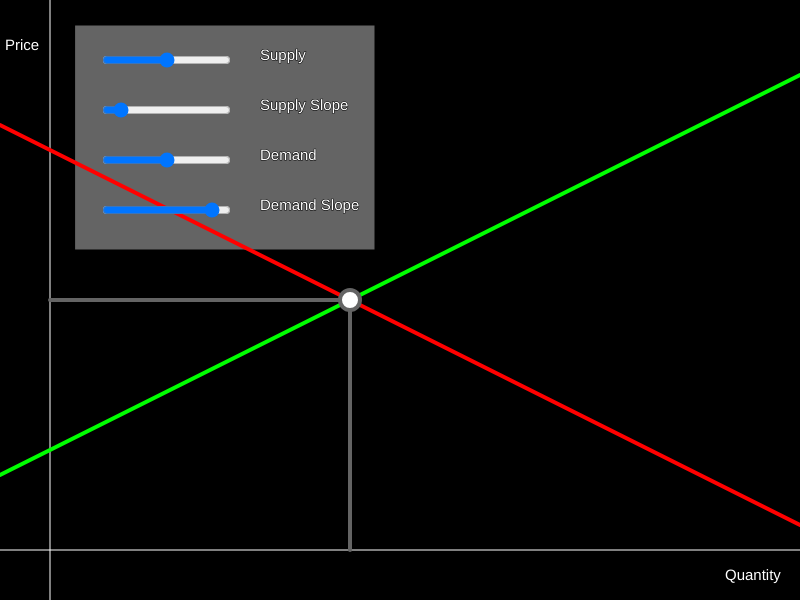
Frame 1 (no input)
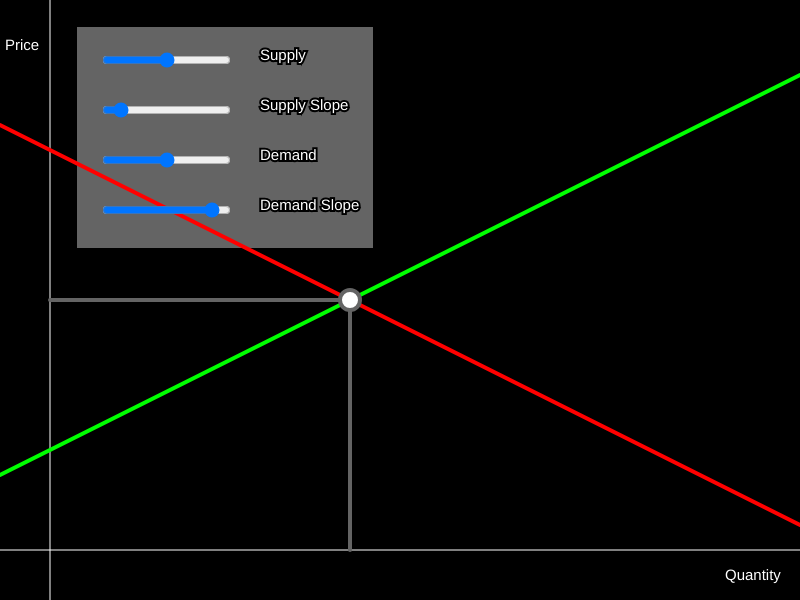
Frame 60 (no input)
Frame 120 (the mouse pressed at the canvas centre since frame 60): identical to frame 60, image omitted

The p5.js sketch that drew these frames (run headless with seeded random() and noise() and a simulated clock; from frame 60 on, the mouse is pressed at the canvas centre):

// p5.js sketch
// ── sketch.js
let scale = 5
let graph_width = 160
let graph_height = 120
let graph_margin = 10

let width = graph_width * scale
let height = graph_height * scale
let axisMargin = graph_margin * scale
let xAxisY = height - axisMargin

var supplyLine, demandLine
var supplySlider, supplySlopeSlider, demandSlider, demandSlopeSlider

function setup() {
  createCanvas(width, height);
  textSize(15)

  supplySlider = createSlider(0 - 2*graph_height, 2*graph_height, 0)
  supplySlider.position(2 * axisMargin, axisMargin)
  supplySlopeSlider = createSlider(0, 5, 0.5, 0.1)
  supplySlopeSlider.position(2 * axisMargin, 2 * axisMargin)
  demandSlider = createSlider(0 - 2*graph_height, 2*graph_height, 0)
  demandSlider.position(2 * axisMargin, 3 * axisMargin)
  demandSlopeSlider = createSlider(-5, 0, -0.5, 0.1)
  demandSlopeSlider.position(2 * axisMargin, 4 * axisMargin)

  supplyLine = new Line(0.5, 20)
  demandLine = new Line(-0.5, 80)
}

function draw() {
  background(0);

  fill(100, 100, 100);
  stroke(0, 0, 0);
  rect(1.5 * axisMargin, 0.5 * axisMargin, 6 * axisMargin, 4.5 * axisMargin)

  supplyOffset = supplySlider.value()
  supplySlope = supplySlopeSlider.value()
  demandOffset = demandSlider.value()
  demandSlope = demandSlopeSlider.value()

  fill(255, 255, 255);
  text("Supply", 5.2 * axisMargin, axisMargin + 10)
  text("Supply Slope", 5.2 * axisMargin, 2 * axisMargin + 10)
  text("Demand", 5.2 * axisMargin, 3 * axisMargin + 10)
  text("Demand Slope", 5.2 * axisMargin, 4 * axisMargin + 10)

  text("Quantity", width - 1.5 * axisMargin, height - 0.4 * axisMargin)
  text("Price", 0.1 * axisMargin, axisMargin)

  // Draw axes
  stroke(255);
  strokeWeight(1);
  line(axisMargin, 0, axisMargin, height)
  line(0, xAxisY, width, xAxisY)

  strokeWeight(4);
  // Draw supply line
  stroke(0, 255, 0)
  supplyLine.slope = supplySlope
  supplyLine.offset = supplyOffset
  line(0, xAxisY - (scale * supplyLine.getY(0 - graph_margin)), width, xAxisY - (scale * supplyLine.getY(graph_width - graph_margin)))

  // Draw demand line
  stroke(255, 0, 0)
  demandLine.slope = demandSlope
  demandLine.offset = demandOffset
  line(0, xAxisY - (scale * demandLine.getY(0 - graph_margin)), width, xAxisY - (scale * demandLine.getY(graph_width - graph_margin)))

  var intersection_x = axisMargin + (scale * demandLine.intersect(supplyLine))
  var intersection_y = xAxisY - (scale * demandLine.getY(demandLine.intersect(supplyLine)))

  stroke(100, 100, 100)
  line(intersection_x, xAxisY, intersection_x, intersection_y)
  line(axisMargin, intersection_y, intersection_x, intersection_y)
  ellipse(intersection_x, intersection_y, 20, 20)
}

class Line {
  constructor(slope, intercept){
    this.slope = slope
    this.intercept = intercept
    this.offset = 0
  }

  // Precondition: given another Line object
  // Postcondition: returns the x coordinate of the intersection of this and the otherLine object
  intersect (otherLine) {
    return ((this.intercept + this.offset) - (otherLine.intercept + otherLine.offset)) / (otherLine.slope - this.slope)
  }

  offset (amount) {
    this.offset = amount
  }

  // Postcondition: the y value of the line at a given x value
  getY (X) {
    return ((this.slope * X) + this.intercept) + this.offset
  }

  // Postcondition: changes the slope this line
  changeSlope(newSlope) {
    this.slope = newSlope
  }
}
